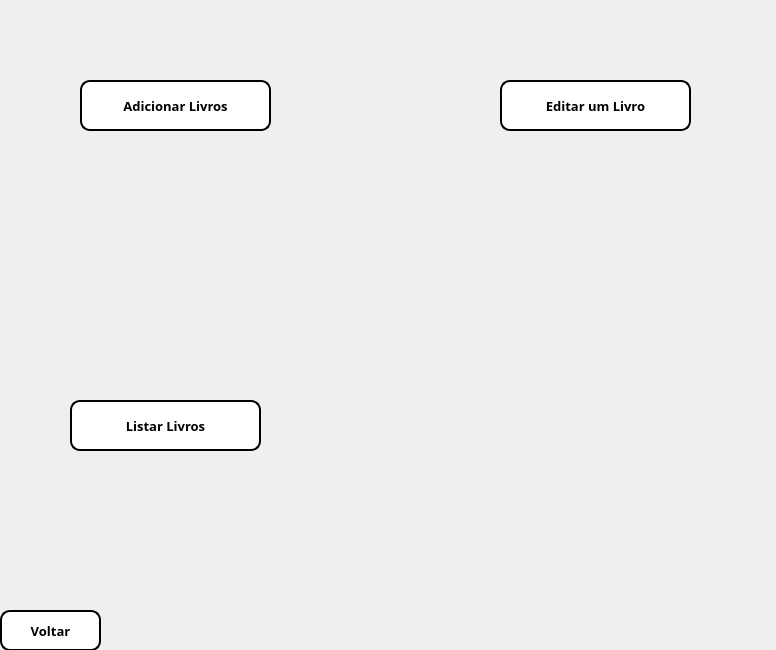
<?xml version="1.0" encoding="UTF-8"?>
<ui version="4.0">
 <class>Form</class>
 <widget class="QWidget" name="Form">
  <property name="geometry">
   <rect>
    <x>0</x>
    <y>0</y>
    <width>776</width>
    <height>650</height>
   </rect>
  </property>
  <property name="windowTitle">
   <string>Form</string>
  </property>
  <widget class="QPushButton" name="confirm">
   <property name="geometry">
    <rect>
     <x>80</x>
     <y>80</y>
     <width>191</width>
     <height>51</height>
    </rect>
   </property>
   <property name="font">
    <font>
     <family>Rockwell Extra Bold</family>
     <pointsize>10</pointsize>
     <weight>75</weight>
     <bold>true</bold>
    </font>
   </property>
   <property name="styleSheet">
    <string notr="true">QPushButton {
    background-color:White;
    color: black;
    border-radius: 10px;
    border: 2px solid black;
}

QPushButton:hover {
    background-color: Gray;
    color: white;
    border: 2px solid white;
}

QPushButton:pressed {
    background-color:Gray;
    border: 2px solid yellow;
}</string>
   </property>
   <property name="text">
    <string>Adicionar Livros</string>
   </property>
  </widget>
  <widget class="QPushButton" name="confirm_2">
   <property name="geometry">
    <rect>
     <x>500</x>
     <y>80</y>
     <width>191</width>
     <height>51</height>
    </rect>
   </property>
   <property name="font">
    <font>
     <family>Rockwell Extra Bold</family>
     <pointsize>10</pointsize>
     <weight>75</weight>
     <bold>true</bold>
    </font>
   </property>
   <property name="styleSheet">
    <string notr="true">QPushButton {
    background-color:White;
    color: black;
    border-radius: 10px;
    border: 2px solid black;
}

QPushButton:hover {
    background-color: Gray;
    color: white;
    border: 2px solid white;
}

QPushButton:pressed {
    background-color:Gray;
    border: 2px solid yellow;
}</string>
   </property>
   <property name="text">
    <string>Editar um Livro</string>
   </property>
  </widget>
  <widget class="QPushButton" name="confirm_3">
   <property name="geometry">
    <rect>
     <x>70</x>
     <y>400</y>
     <width>191</width>
     <height>51</height>
    </rect>
   </property>
   <property name="font">
    <font>
     <family>Rockwell Extra Bold</family>
     <pointsize>10</pointsize>
     <weight>75</weight>
     <bold>true</bold>
    </font>
   </property>
   <property name="styleSheet">
    <string notr="true">QPushButton {
    background-color:White;
    color: black;
    border-radius: 10px;
    border: 2px solid black;
}

QPushButton:hover {
    background-color: Gray;
    color: white;
    border: 2px solid white;
}

QPushButton:pressed {
    background-color:Gray;
    border: 2px solid yellow;
}</string>
   </property>
   <property name="text">
    <string>Listar Livros</string>
   </property>
  </widget>
  <widget class="QPushButton" name="confirm_4">
   <property name="geometry">
    <rect>
     <x>0</x>
     <y>610</y>
     <width>101</width>
     <height>41</height>
    </rect>
   </property>
   <property name="font">
    <font>
     <family>Rockwell Extra Bold</family>
     <pointsize>10</pointsize>
     <weight>75</weight>
     <bold>true</bold>
    </font>
   </property>
   <property name="styleSheet">
    <string notr="true">QPushButton {
    background-color:White;
    color: black;
    border-radius: 10px;
    border: 2px solid black;
}

QPushButton:hover {
    background-color: Gray;
    color: white;
    border: 2px solid white;
}

QPushButton:pressed {
    background-color:Gray;
    border: 2px solid yellow;
}</string>
   </property>
   <property name="text">
    <string>Voltar</string>
   </property>
  </widget>
 </widget>
 <resources/>
 <connections/>
</ui>
